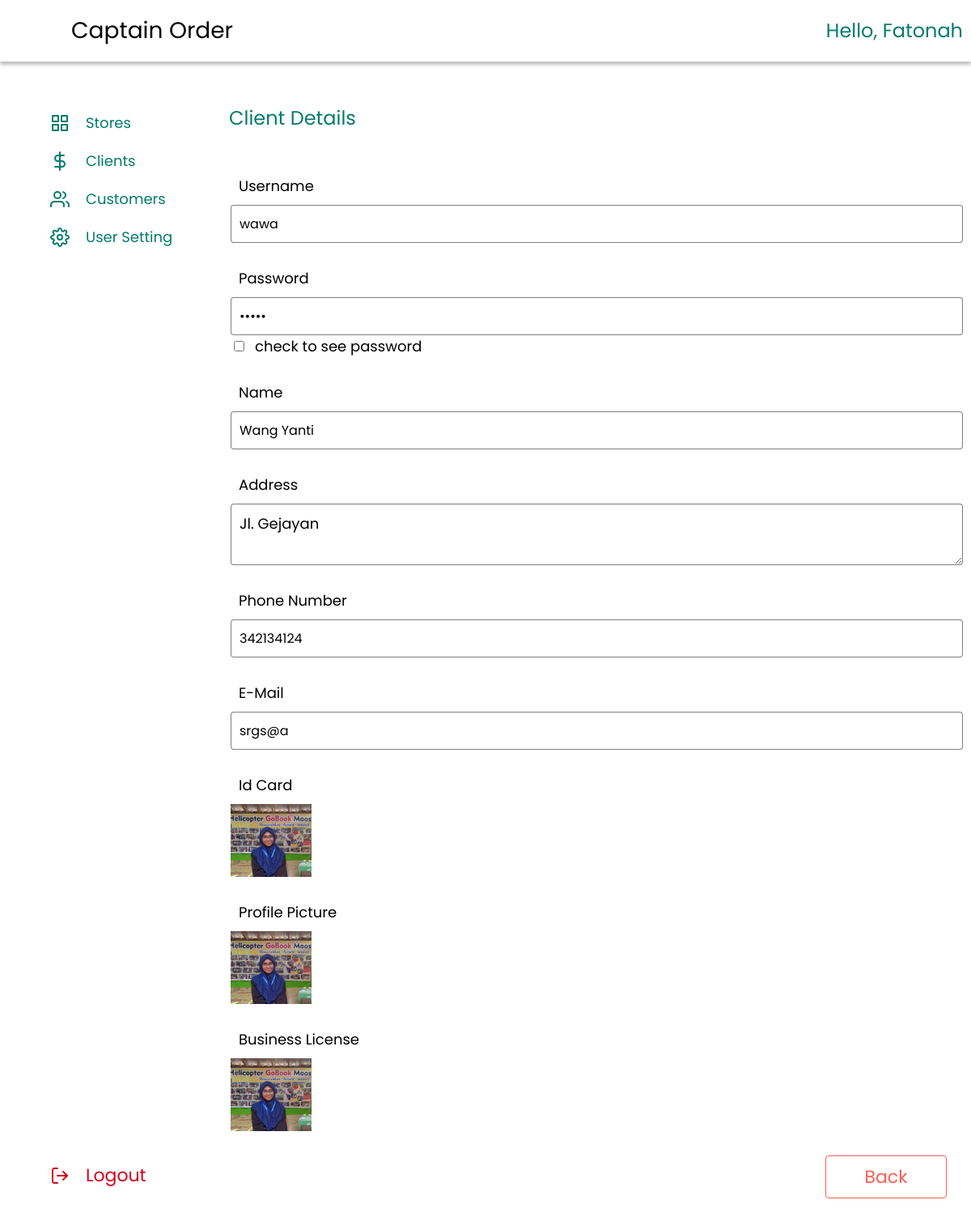
/index_u.php?page=detail-client&kode=35 (signed in), run on the app's committed database.
### tables this page shows
CREATE TABLE `client` (
  `id` int(11) NOT NULL,
  `username` varchar(50) NOT NULL,
  `password` varchar(8) NOT NULL,
  `name_c` varchar(50) NOT NULL,
  `address` varchar(100) NOT NULL,
  `phone_number` varchar(13) NOT NULL,
  `email` varchar(50) NOT NULL,
  `join_date` timestamp NOT NULL DEFAULT current_timestamp() ON UPDATE current_timestamp(),
  `id_card` varchar(255) NOT NULL,
  `profile_picture` varchar(255) NOT NULL,
  `business_license` varchar(255) NOT NULL
);

### super/client/detail.php (the view, shortened to what this page needs)
<?php
if (isset($_GET['kode'])) {
	$sql_cek="SELECT *FROM client WHERE id='".$_GET['kode']."'";
	$query_cek = mysqli_query($koneksi, $sql_cek);
  $data_cek = mysqli_fetch_array($query_cek,MYSQLI_ASSOC);
}
$target_ic='dist/img/client/ic/';
$target_pp='dist/img/client/pp/';
$target_bl='dist/img/client/bl/';
 ?>
<div class="head">
	<div class="tittle">
		<p>Client Details</p>
	</div>
</div>
<div class="cont-add-client">
	<form action="" method="POST">
		<div class="input">
			<div class="col">
				<label for="username">Username</label>
				<input type="text" readonly name="username" id="username" placeholder="type username here" value="<?= $data_cek['username']; ?>">
			</div>
			<div class="col">
				<label for="password">Password</label>
				<input type="password" name="password" id="password" placeholder="type password here" value="<?= $data_cek['password']; ?>" readonly>
				<div class="checkbox">
				  <input type="checkbox" name="look-password" id="mybutton" onclick="change()">
				  <label for="mybutton">check to see password</label>
				</div>
			</div>
			<div class="col">
				<label for="name">Name</label>
				<input type="text" readonly name="name" id="name" placeholder="type name here" value="<?= $data_cek['name_c']; ?>">
			</div>
			<div class="col">
				<label for="address">Address</label>
				<textarea readonly id="address" placeholder="type address here"><?= $data_cek['address']; ?></textarea>
			</div>
			<div class="col">
				<label for="contact">Phone Number</label>
				<input readonly type="text" name="phone_number" id="contact" placeholder="type number phone here" value="<?= $data_cek['phone_number']; ?>">
			</div>
			<div class="col">
				<label for="email">E-Mail</label>
				<input readonly type="email" name="email" id="email" placeholder="type email here" value="<?= $data_cek['email']; ?>">
			</div>
			<div class="col">
				<label for="id_card">Id Card</label>
				<img width="100px" src="<?= $target_ic.$data_cek['id_card']; ?>">
			</div>
			<div class="col">
				<label for="profile_picture">Profile Picture</label>
				<img width="100px" src="<?= $target_pp.$data_cek['profile_picture']; ?>">
			</div>
			<div class="col">
				<label for="business_license">Business License</label>
				<img width="100px" src="<?= $target_bl.$data_cek['business_license']; ?>">
			</div>
		</div>
		<div class="button">
			<a href="?page=data-client">Back</a>
		</div>
	</form>
</div>

### data on the page
client: username "wawa", name "Wang Yanti", address "Jl. Gejayan", phone_number "342134124", email "srgs@a", id_card (picture), profile_picture (picture), business_license (picture)

### other printed values
$data_name "Fatonah"
